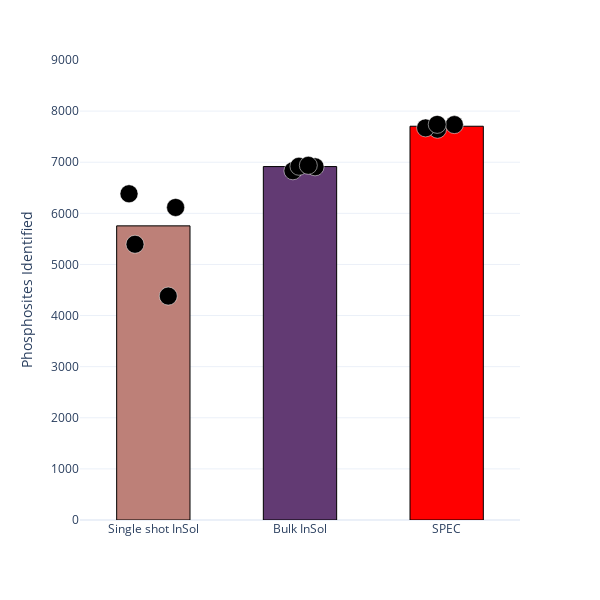

The notebook cell this image was saved under:
### Markdown cell above
# Figure 3B

### Code cell
df_comp = pd.read_parquet(r'Z:\SPEC\submission\raw\figure3\report.parquet')
df_comp = df_comp[df_comp['PG.Q.Value']<0.01]
to_keep = ['C1', 'C2', 'C3', 'C4', 'A1', 'A2', 'A3', 'A4', 'B1', 'B2', 'B3', 'B4']
df_comp['reduced_id'] = df_comp['Run'].apply(lambda x: x.split('_')[-1])
df_comp = df_comp[df_comp['Run'].apply(lambda x: x.split('_')[-1]).isin(to_keep)]
to_keep1 = [['B1', 'B2', 'B3', 'B4'], ['C1', 'C2', 'C3', 'C4'], ['A1', 'A2', 'A3', 'A4']]
fin = []
for el in to_keep1:
    tmp = []
    for el1 in el:
        tmp_df = df_comp[df_comp['reduced_id'] == el1].drop_duplicates('Protein.Group')
        tmp.append(len(tmp_df))
    fin.append(tmp)
        
fin = [[5395, 6383, 4381, 6115], [6939, 6910, 6920, 6832], [7672, 7740, 7736, 7645]]
labels = ['Single shot InSol', 'Bulk InSol', 'SPEC']
colors = ['#bd8078', '#623a73', '#ff0000']  # Add your colors

# Calculate medians for bars
medians = [np.median(reps) for reps in fin]

# Create strip data for points
strip_data = []
for i, (label, reps) in enumerate(zip(labels, fin)):
    for rep_val in reps:
        strip_data.append({'Category': label, 'Value': rep_val})

strip_df = pd.DataFrame(strip_data)

# Create strip plot
fig = px.strip(strip_df, x='Category', y='Value', 
               category_orders={'Category': labels})

# Update strip plot traces (points)
fig.update_traces(
    jitter=0.8,  # Adjust this value (0-1)
    marker=dict(size=18, color='black', line=dict(width=0.5, color='white'))
)

# Add bars for each category
for i, (label, median, color) in enumerate(zip(labels, medians, colors)):
    fig.add_trace(go.Bar(
        x=[label],
        y=[median],
        width=0.5,
        marker=dict(color=color, line=dict(width=1, color='black')),
        name=label,
        showlegend=False
    ))

fig.update_layout(
    width=600,
    height=600,
    template='plotly_white',
    xaxis_title='',
    yaxis_title='Phosphosites Identified',
    yaxis=dict(range=[0, 9000]),
    showlegend=False
)
#fig.write_image(r'D:\Projects\SPEC\figs_raw\Figure_3b.pdf', width=600, height=600)

### Figure 1 — Plotly figure (JSON) as saved in the notebook; plotly's stock layout.template omitted (floating-point values rounded to 4 significant figures)
{"data": [{"alignmentgroup": "True", "boxpoints": "all", "fillcolor": "rgba(255,255,255,0)", "hoveron": "points", "hovertemplate": "Category=%{x}<br>Value=%{y}<extra></extra>", "jitter": 0.8, "legendgroup": "", "line": {"color": "rgba(255,255,255,0)"}, "marker": {"color": "black", "line": {"color": "white", "width": 0.5}, "size": 18}, "name": "", "offsetgroup": "", "orientation": "v", "pointpos": 0, "showlegend": false, "type": "box", "x": ["Single shot InSol", "Single shot InSol", "Single shot InSol", "Single shot InSol", "Bulk InSol", "Bulk InSol", "Bulk InSol", "Bulk InSol", "SPEC", "SPEC", "SPEC", "SPEC"], "x0": " ", "xaxis": "x", "y": [5395, 6383, 4381, 6115, 6939, 6910, 6920, 6832, 7672, 7740, 7736, 7645], "y0": " ", "yaxis": "y"}, {"marker": {"color": "#bd8078", "line": {"color": "black", "width": 1}}, "name": "Single shot InSol", "showlegend": false, "type": "bar", "width": 0.5, "x": ["Single shot InSol"], "y": [5755]}, {"marker": {"color": "#623a73", "line": {"color": "black", "width": 1}}, "name": "Bulk InSol", "showlegend": false, "type": "bar", "width": 0.5, "x": ["Bulk InSol"], "y": [6915]}, {"marker": {"color": "#ff0000", "line": {"color": "black", "width": 1}}, "name": "SPEC", "showlegend": false, "type": "bar", "width": 0.5, "x": ["SPEC"], "y": [7704]}], "layout": {"boxmode": "group", "height": 600, "legend": {"tracegroupgap": 0}, "margin": {"t": 60}, "showlegend": false, "width": 600, "xaxis": {"anchor": "y", "categoryarray": ["Single shot InSol", "Bulk InSol", "SPEC"], "categoryorder": "array", "domain": [0, 1], "title": {"text": ""}}, "yaxis": {"anchor": "x", "domain": [0, 1], "range": [0, 9000], "title": {"text": "Phosphosites Identified"}}}}
